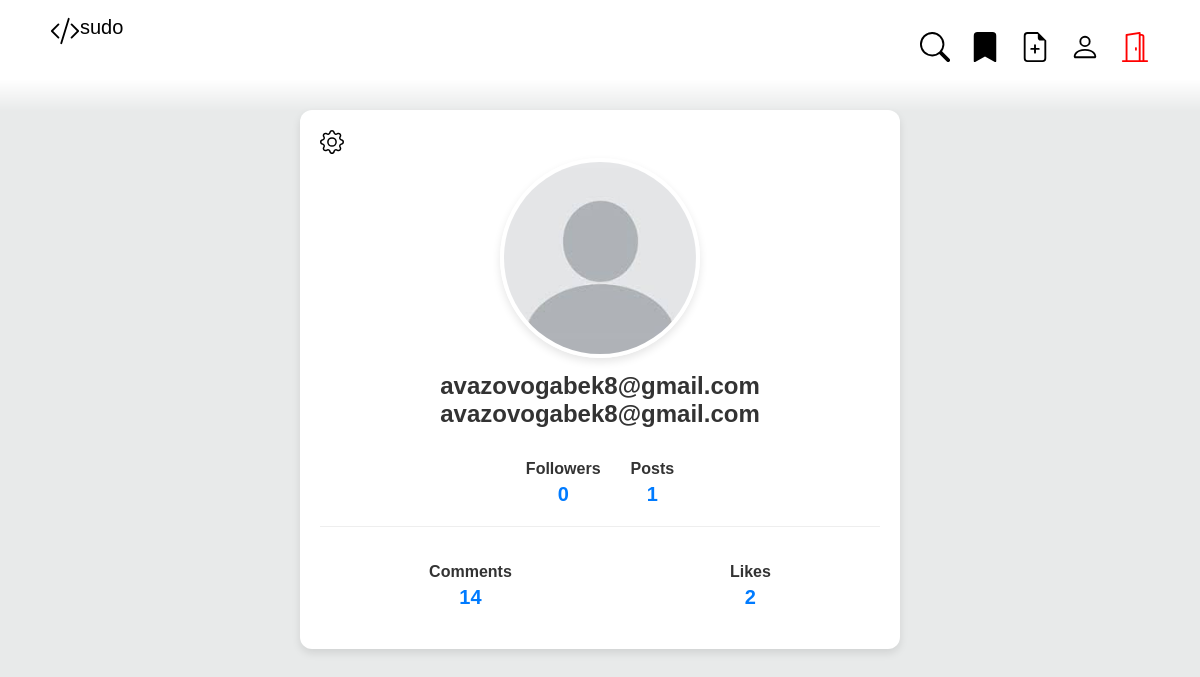
The page /profiles/my-profile/ (signed in) on the database its author committed.
### profiles/models.py (models this page shows, shortened)
class Profile(models.Model):
    user = models.OneToOneField(User, on_delete=models.CASCADE)
    first_name = models.CharField(max_length=100, blank=True)
    last_name = models.CharField(max_length=100, blank=True)
    bio = models.TextField(blank=True)
    profile_img = models.ImageField(
        upload_to='profile_images',
        default='Unknown.jpeg',
    )
    follows = models.ManyToManyField('self', symmetrical=False, related_name='followers', blank=True)
    posts = models.ManyToManyField(Post, related_name='associated_profiles', blank=True)
    liked_posts = models.ManyToManyField(Post, related_name='liked_by_profiles', blank=True)
    viewed_posts = models.ManyToManyField(Post, related_name='viewed_by_profiles', blank=True)

### profiles/views.py (the view)
# urls.py: path('my-profile/', views.my_profile, name='my_profile'),
@login_required(login_url='signin')
def my_profile(request):
    profile = Profile.objects.get(user=request.user)
    posts = Post.objects.filter(author=request.user)
    comments = 0
    likes = 0
    for post in posts:
        likes+=Like.objects.filter(post=post).count()
        comments+=Comment.objects.filter(post=post).count()
    comment_count = ''
    like_count = ''
    if likes > 999:
        like_count+=str(likes//1000)
        like_count+='.'
        like_count+=str(likes//100)[0]
        like_count+='k'
    else:
        like_count = str(likes)
    if comments > 999:
        comment_count+=str(comments//1000)
        comment_count+='.'
        comment_count+=str(comments//100)[0]
        comment_count+='k'
    else:
        comment_count = str(comments)
    return render(request, 'my_profile.html', {'profile':profile, 'posts':posts, 'like_count':like_count, 'comment_count':comment_count})

### templates/my_profile.html (shortened to what this page needs)
{% load static %}
<!DOCTYPE html>
<html lang="en">
  <head>
    <link rel="stylesheet" href="{% static 'css/profile.css' %}">
    <link rel="stylesheet" href="{% static 'css/nav.css' %}">
  </head>
  <body>
    <nav class="mask">
      <a href="{% url 'home' %}" class="code">
      </a>
      <a href="{% url 'home' %}" class="logo">sudo</a>
      <ul class="list">
        <li>
          <a href="{% url 'search' %}">
          </a>
        </li>
        <li>
          <a href="{% url 'saves' %}">
            <svg xmlns="http://www.w3.org/2000/svg" width="30" height="30" fill="currentColor" class="bi bi-bookmark-fill" viewBox="0 0 16 16">
              <path d="M2 2v13.5a.5.5 0 0 0 .74.439L8 13.069l5.26 2.87A.5.5 0 0 0 14 15.5V2a2 2 0 0 0-2-2H4a2 2 0 0 0-2 2" />
            </svg>
          </a>
        </li>
        <li>
          <a href="{% url 'create_post' %}">
          </a>
        </li>
        <li>
          <a href="{% url 'my_profile' %}">
        <li>
          <a href="{% url 'logout' %}" class="logout">
          </a>
        </li>
      </ul>
    </nav>
    <br>
    <br>
    <br>
    <br>
    <br>
    <div class="profile">
      <a href="{% url 'settings' %}">
      </a>
      <div class="profile-header">
        {% if profile.profile_img %}
          <img class="profile-img" src="{{ profile.profile_img.url }}" alt="Profile Image">
        {% else %}
        <img class="profile-img" src="" alt="Profile Image">
          {% endif %} <h1 class="profile-name">{{profile.first_name}} {{profile.last_name}}</h1>
        <div class="follow-stats">
          <div class="stat">
            <h3>Followers</h3>
            <p id="followers">{{ profile.followers.count }}</p>
          </div>
          <div class="stat">
            <h3>Posts</h3>
            <p id="following">{{ posts.count }}</p>
          </div>
        </div>
      </div>
      <div class="profile-body">
        <div class="stat">
          <h3>Comments</h3>
          <p id="views">{{comment_count}}</p>
        </div>
        <div class="stat">
          <h3>Likes</h3>
          <p id="likes">{{like_count}}</p>
        </div>
      </div>
      </div>
  </body>
</html>

### statics/css/profile.css (style rules this page uses)
body { font-family: Arial, sans-serif; margin: 0; padding: 0; background-color: #f8f8f8; }
.profile { max-width: 600px; margin: 20px auto; padding: 20px; background-color: #fff; border-radius: 12px; box-shadow: 0 4px 8px rgba(0, 0, 0, 0.1); }
.profile-header { text-align: center; padding-bottom: 20px; border-bottom: 1px solid #eee; }
.profile-img { width: 200px; height: 200px; border-radius: 50%; object-fit: cover; border: 4px solid #fff; box-shadow: 0 4px 8px rgba(0, 0, 0, 0.1); }
.profile-name { margin-top: 10px; font-size: 24px; color: #333; }
.follow-stats { display: flex; justify-content: center; margin-top: 15px; }
.stat { text-align: center; padding: 0 15px; }
.stat h3 { margin-bottom: 5px; font-size: 16px; color: #333; }
.stat p { margin: 0; font-size: 20px; color: #007bff; font-weight: bold; }
.profile-body { display: flex; justify-content: space-around; padding: 20px 0; }

### statics/css/nav.css (style rules this page uses)
* { box-sizing: border-box; }
body { background-color: #E8EAEA; }
nav { margin-top: -150px; width: 100%; padding: 16px 20px 30px 20px; display: flex; transition: 0.3s ease-out; color: rgb(0, 0, 0); position: fixed; background-color: #ffffff; z-index: 1000; }
nav.mask { top: 150px; mask-image: linear-gradient(black 70%, transparent); -webkit-mask-image: linear-gradient(black 70%, transparent); }
@media (min-width: 640px) { nav { padding: 16px 50px 30px 50px; } }
a { color: inherit; text-decoration: none; }
.list { list-style-type: none; margin-left: auto; display: none; }
@media (min-width: 640px) { .list { display: flex; } }
@media (min-width: 640px) { .list li { margin-left: 20px; } }
.logout { color: red; }
.logo { font-size: 20px; }

### rows shown on the page
Profile: profile_img (picture), first_name "avazovogabek8@gmail.com", last_name "avazovogabek8@gmail.com", followers.count "0"

### other values the page prints
{{ posts.count }} "1"
{{ comment_count }} "14"
{{ like_count }} "2"
